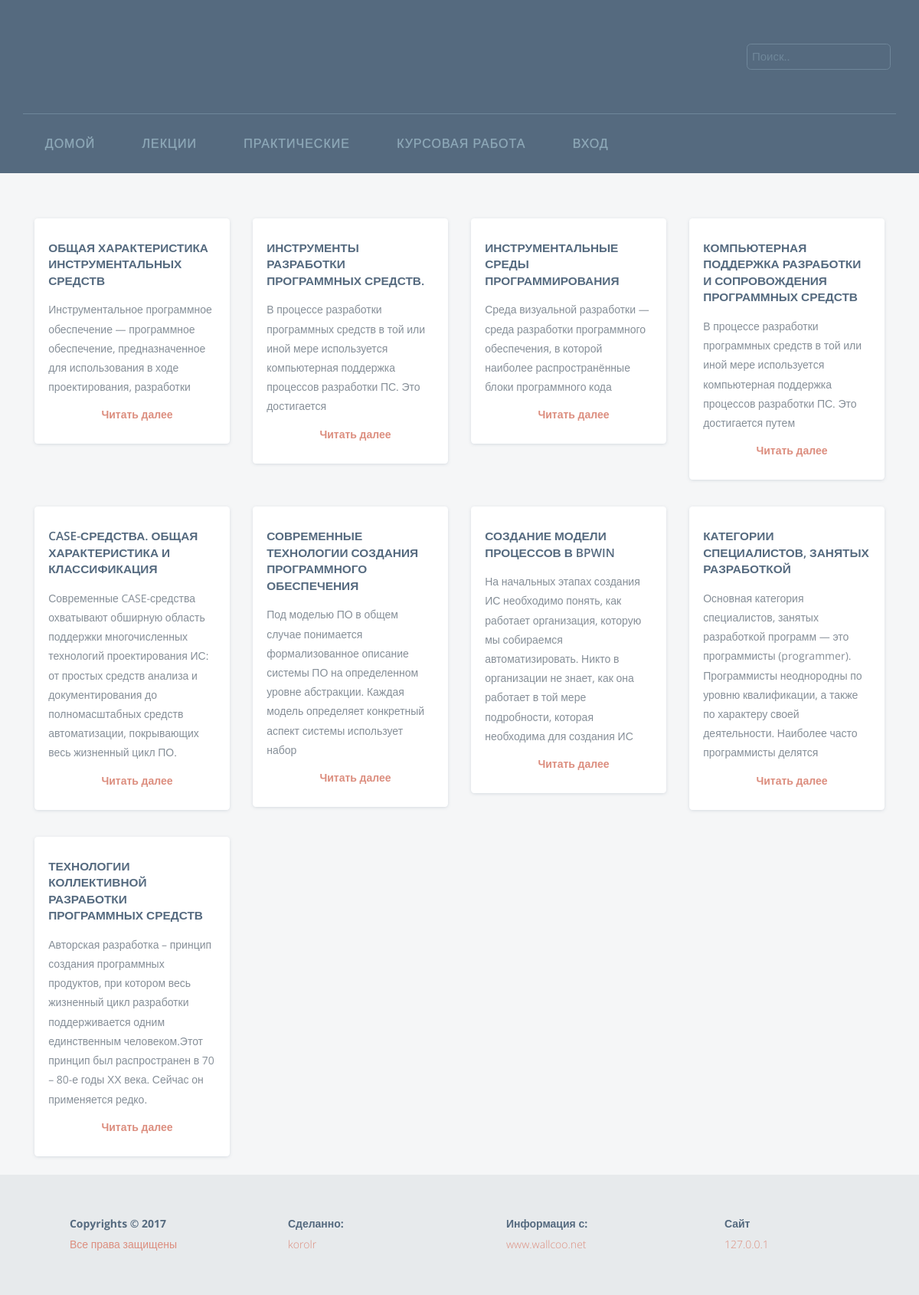
Screenshot of /cat/lek with the database file from the repository.
### project/server/models.py (models this page shows, shortened)
class Post(db.Model):
    id = db.Column(db.Integer, primary_key=True)
    title = db.Column(db.String(80))
    body = db.Column(db.Text)
    prev = db.Column(db.Text)
    pub_date = db.Column(db.DateTime)
    category = db.Column(db.String(255))

### project/server/main/views.py (the view)
@main_blueprint.route('/cat/<string:name>', methods = ['GET', 'POST'])
def cat(name = ''):
    post = Post.query.filter_by(category=name).all()
    return render_template('main/home_q.html', posts=post, names=name)

### project/client/templates/main/home_q.html (shortened to what this page needs)
{% extends "_base.html" %}
{% block content %}
<div class="content">
	<div class="container">
	 <div class="load_more">
			     <ul id="myList">
			        <li>
						<div class="l_g">
                            {% for post in posts %}
							<div class="col-md-3 praesent test_a">
								<div class="l_g_r">
									<div class="dapibus">
										<h2>{{ post.title }}</h2>
										<p>{{ post.prev }} </p>
										<a href="/post/{{ post.id }}" class="link">Читать далее</a>
									</div>
								</div>
							</div>
                            {% endfor %}
							<div class="clearfix"></div>
                            </div>
					</li>
			      </ul>
			    </div>
	</div>
</div>
{% endblock %}

### project/client/static/css/style.css (style rules this page uses)
h4, h5, h6, h1, h2, h3 { margin-top: 0; }
ul, ol { margin: 0; }
p { margin: 0; }
html,body { font-family: 'Open Sans', sans-serif; background:#fff; }
.test_a { margin-top: 35px; }
body a { transition:0.5s all; -webkit-transition:0.5s all; -moz-transition:0.5s all; -o-transition:0.5s all; -ms-transition:0.5s all; }
*, *:after, *::before { -webkit-box-sizing: border-box; -moz-box-sizing: border-box; box-sizing: border-box; }
.content { background:#f5f6f7; }
.dapibus { background: #fff; padding: 2em 1.3em; box-shadow: 0px 1px 5px -1px rgba(104, 123, 144, 0.31); border-radius: 0.3em; }
.content h2 { text-align: center; font-size: 1.1em; font-weight: 600; color: #556a7f; text-transform: uppercase; text-align: left; line-height: 1.4em; margin:0; }
.content p { color: #868f98; font-size: 1em; font-weight: 400; line-height: 1.8em; text-align: left; padding: 1em 0; }
.link { background: url(../images/arrow.png) no-repeat -1px 5px; display: inline-block; padding: 0 0 0 13px; line-height: 20px; font-size: 1em; font-style: normal; color: #dc8e7f; font-weight: 700; }
.container:after { content: "\0020"; display: block; height: 0; clear: both; visibility: hidden; }
.clearfix:before, .clearfix:after, .row:before, .row:after { content: '\0020'; display: block; overflow: hidden; visibility: hidden; width: 0; height: 0; }
.row:after, .clearfix:after { clear: both; }
#myList li { display:none; list-style-type:none; }
.l_g:after { clear: both; }
.load_more { text-align:center; padding: 10px 0; }
.l_g { margin: 1em 0px; }
ul#myList { padding: 0; }

### rows the page displays
Post: title "ОБЩАЯ ХАРАКТЕРИСТИКА ИНСТРУМЕНТАЛЬНЫХ СРЕДСТВ", prev "Инструментальное программное обеспечение — программное обеспечение, предназначенное для использования в ходе проектирования, разработки"
Post: title "ИНСТРУМЕНТЫ РАЗРАБОТКИ ПРОГРАММНЫХ СРЕДСТВ.", prev "В процессе разработки программных средств в той или иной мере используется компьютерная поддержка процессов разработки ПС. Это достигается"
Post: title "ИНСТРУМЕНТАЛЬНЫЕ СРЕДЫ ПРОГРАММИРОВАНИЯ", prev "Среда визуальной разработки — среда разработки программного обеспечения, в которой наиболее распространённые блоки программного кода"
Post: title "КОМПЬЮТЕРНАЯ ПОДДЕРЖКА РАЗРАБОТКИ И СОПРОВОЖДЕНИЯ ПРОГРАММНЫХ СРЕДСТВ", prev "В процессе разработки программных средств в той или иной мере используется компьютерная поддержка процессов разработки ПС. Это достигается путем"
Post: title "CASE-СРЕДСТВА. ОБЩАЯ ХАРАКТЕРИСТИКА И КЛАССИФИКАЦИЯ", prev "Современные CASE-средства охватывают обширную область поддержки многочисленных технологий проектирования ИС: от простых средств анализа и документирования до полномасштабных средств автоматизации, покрывающих весь жизненный цикл ПО."
Post: title "СОВРЕМЕННЫЕ ТЕХНОЛОГИИ СОЗДАНИЯ ПРОГРАММНОГО ОБЕСПЕЧЕНИЯ", prev "Под моделью ПО в общем случае понимается формализованное описание системы ПО на определенном уровне абстракции. Каждая модель определяет конкретный аспект системы использует набор"
Post: title "СОЗДАНИЕ МОДЕЛИ ПРОЦЕССОВ В BPWIN", prev "На начальных этапах создания ИС необходимо понять, как работает организация, которую мы собираемся автоматизировать. Никто в организации не знает, как она работает в той мере подробности, которая необходима для создания ИС"
Post: title "КАТЕГОРИИ СПЕЦИАЛИСТОВ, ЗАНЯТЫХ РАЗРАБОТКОЙ", prev "Основная категория специалистов, занятых разработкой программ — это программисты (programmer). Программисты неоднородны по уровню квалификации, а также по характеру своей деятельности. Наиболее часто программисты делятся"
Post: title "ТЕХНОЛОГИИ КОЛЛЕКТИВНОЙ РАЗРАБОТКИ ПРОГРАММНЫХ СРЕДСТВ", prev "Авторская разработка – принцип создания программных продуктов, при котором весь жизненный цикл разработки поддерживается одним единственным человеком.Этот принцип был распространен в 70 – 80-е годы ХХ века. Сейчас он применяется редко."
